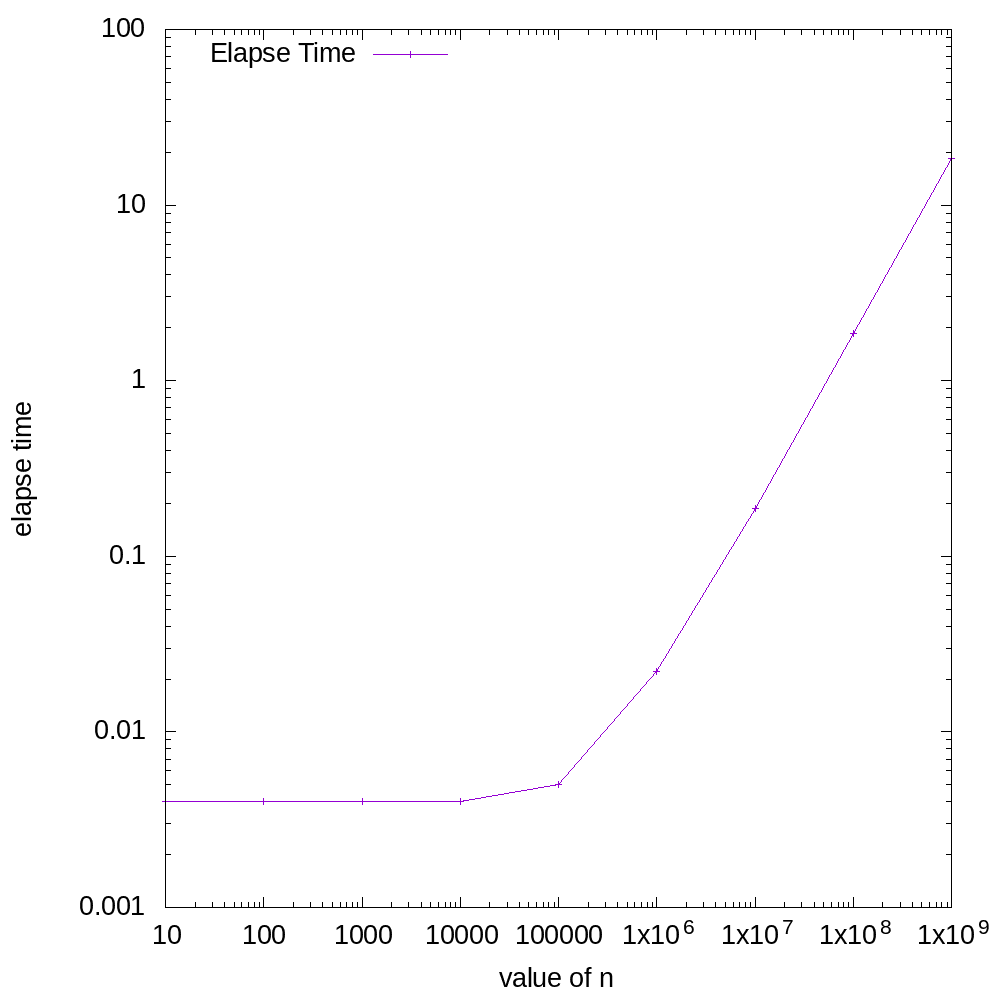

Here is the gnuplot script that generated this plot:
set xlabel "value of n"
set ylabel "elapse time"
 
#set xrange[0:300000] #x軸の範囲
 
set key left
#set term png size 640,480
set term png enhanced size 1000,1000 font "Arial,20"
set logscale x
set logscale y
 
set output "p1-1.png"
 
 
plot "p1_etime.txt" using 1:2 title "Elapse Time" w lp
